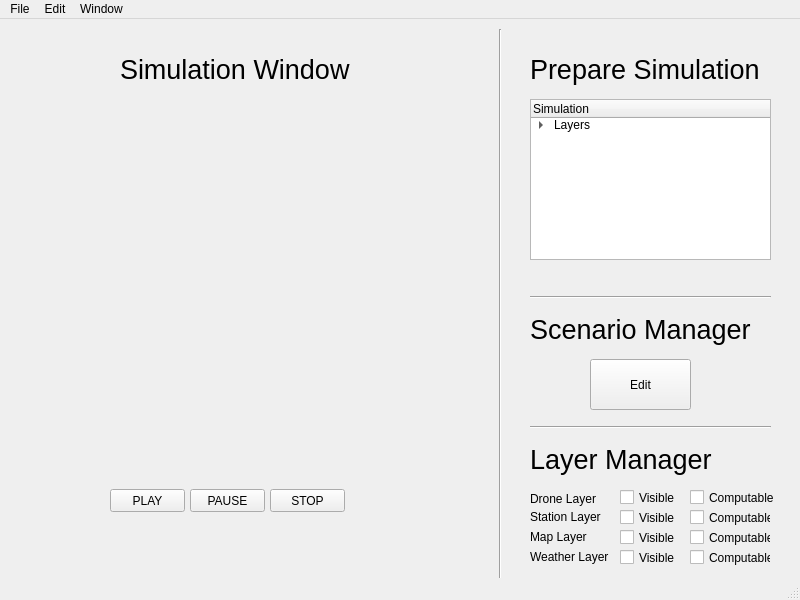
<?xml version="1.0" encoding="UTF-8"?>
<ui version="4.0">
 <class>MainWindow</class>
 <widget class="QMainWindow" name="MainWindow">
  <property name="geometry">
   <rect>
    <x>0</x>
    <y>0</y>
    <width>800</width>
    <height>600</height>
   </rect>
  </property>
  <property name="windowTitle">
   <string>MainWindow</string>
  </property>
  <property name="styleSheet">
   <string notr="true"/>
  </property>
  <widget class="QWidget" name="centralwidget">
   <widget class="Line" name="sep_col">
    <property name="geometry">
     <rect>
      <x>490</x>
      <y>10</y>
      <width>20</width>
      <height>551</height>
     </rect>
    </property>
    <property name="orientation">
     <enum>Qt::Vertical</enum>
    </property>
   </widget>
   <widget class="QLabel" name="layer_manager">
    <property name="geometry">
     <rect>
      <x>530</x>
      <y>410</y>
      <width>271</width>
      <height>61</height>
     </rect>
    </property>
    <property name="font">
     <font>
      <pointsize>20</pointsize>
     </font>
    </property>
    <property name="text">
     <string>Layer Manager</string>
    </property>
   </widget>
   <widget class="QCheckBox" name="drone_visible">
    <property name="geometry">
     <rect>
      <x>620</x>
      <y>470</y>
      <width>70</width>
      <height>17</height>
     </rect>
    </property>
    <property name="text">
     <string>Visible</string>
    </property>
   </widget>
   <widget class="QCheckBox" name="station_visible">
    <property name="geometry">
     <rect>
      <x>620</x>
      <y>490</y>
      <width>70</width>
      <height>17</height>
     </rect>
    </property>
    <property name="text">
     <string>Visible</string>
    </property>
   </widget>
   <widget class="QCheckBox" name="map_visible">
    <property name="geometry">
     <rect>
      <x>620</x>
      <y>510</y>
      <width>70</width>
      <height>17</height>
     </rect>
    </property>
    <property name="text">
     <string>Visible</string>
    </property>
   </widget>
   <widget class="QCheckBox" name="weather_visible">
    <property name="geometry">
     <rect>
      <x>620</x>
      <y>530</y>
      <width>70</width>
      <height>17</height>
     </rect>
    </property>
    <property name="text">
     <string>Visible</string>
    </property>
   </widget>
   <widget class="QCheckBox" name="drone_computable">
    <property name="geometry">
     <rect>
      <x>690</x>
      <y>470</y>
      <width>91</width>
      <height>17</height>
     </rect>
    </property>
    <property name="text">
     <string>Computable</string>
    </property>
   </widget>
   <widget class="QCheckBox" name="weather_computable">
    <property name="geometry">
     <rect>
      <x>690</x>
      <y>530</y>
      <width>81</width>
      <height>17</height>
     </rect>
    </property>
    <property name="text">
     <string>Computable</string>
    </property>
   </widget>
   <widget class="QCheckBox" name="map_computable">
    <property name="geometry">
     <rect>
      <x>690</x>
      <y>510</y>
      <width>81</width>
      <height>17</height>
     </rect>
    </property>
    <property name="text">
     <string>Computable</string>
    </property>
   </widget>
   <widget class="QCheckBox" name="station_computable">
    <property name="geometry">
     <rect>
      <x>690</x>
      <y>490</y>
      <width>81</width>
      <height>17</height>
     </rect>
    </property>
    <property name="text">
     <string>Computable</string>
    </property>
   </widget>
   <widget class="QLabel" name="label">
    <property name="geometry">
     <rect>
      <x>530</x>
      <y>470</y>
      <width>81</width>
      <height>20</height>
     </rect>
    </property>
    <property name="text">
     <string>Drone Layer</string>
    </property>
   </widget>
   <widget class="QLabel" name="label_2">
    <property name="geometry">
     <rect>
      <x>530</x>
      <y>490</y>
      <width>71</width>
      <height>16</height>
     </rect>
    </property>
    <property name="text">
     <string>Station Layer</string>
    </property>
   </widget>
   <widget class="QLabel" name="label_3">
    <property name="geometry">
     <rect>
      <x>530</x>
      <y>510</y>
      <width>61</width>
      <height>16</height>
     </rect>
    </property>
    <property name="text">
     <string>Map Layer</string>
    </property>
   </widget>
   <widget class="QLabel" name="label_4">
    <property name="geometry">
     <rect>
      <x>530</x>
      <y>530</y>
      <width>81</width>
      <height>16</height>
     </rect>
    </property>
    <property name="text">
     <string>Weather Layer</string>
    </property>
   </widget>
   <widget class="Line" name="sep_row">
    <property name="geometry">
     <rect>
      <x>530</x>
      <y>400</y>
      <width>241</width>
      <height>16</height>
     </rect>
    </property>
    <property name="orientation">
     <enum>Qt::Horizontal</enum>
    </property>
   </widget>
   <widget class="QLabel" name="scenario_manager">
    <property name="geometry">
     <rect>
      <x>530</x>
      <y>280</y>
      <width>271</width>
      <height>61</height>
     </rect>
    </property>
    <property name="font">
     <font>
      <pointsize>20</pointsize>
     </font>
    </property>
    <property name="text">
     <string>Scenario Manager</string>
    </property>
   </widget>
   <widget class="Line" name="sep_row_2">
    <property name="geometry">
     <rect>
      <x>530</x>
      <y>270</y>
      <width>241</width>
      <height>16</height>
     </rect>
    </property>
    <property name="orientation">
     <enum>Qt::Horizontal</enum>
    </property>
   </widget>
   <widget class="QPushButton" name="edit_scenario">
    <property name="geometry">
     <rect>
      <x>590</x>
      <y>340</y>
      <width>101</width>
      <height>51</height>
     </rect>
    </property>
    <property name="text">
     <string>Edit</string>
    </property>
   </widget>
   <widget class="QLabel" name="prepare_simulation">
    <property name="geometry">
     <rect>
      <x>530</x>
      <y>20</y>
      <width>271</width>
      <height>61</height>
     </rect>
    </property>
    <property name="font">
     <font>
      <pointsize>20</pointsize>
     </font>
    </property>
    <property name="text">
     <string>Prepare Simulation</string>
    </property>
   </widget>
   <widget class="QTreeWidget" name="treeWidget">
    <property name="geometry">
     <rect>
      <x>530</x>
      <y>80</y>
      <width>241</width>
      <height>161</height>
     </rect>
    </property>
    <column>
     <property name="text">
      <string>Simulation</string>
     </property>
    </column>
    <item>
     <property name="text">
      <string>Layers</string>
     </property>
     <item>
      <property name="text">
       <string>Drone Layer</string>
      </property>
     </item>
     <item>
      <property name="text">
       <string>Station Layer</string>
      </property>
     </item>
     <item>
      <property name="text">
       <string>Map Layer</string>
      </property>
     </item>
     <item>
      <property name="text">
       <string>Weather Layer</string>
      </property>
     </item>
    </item>
   </widget>
   <widget class="QLabel" name="simulation_window">
    <property name="geometry">
     <rect>
      <x>120</x>
      <y>20</y>
      <width>271</width>
      <height>61</height>
     </rect>
    </property>
    <property name="font">
     <font>
      <pointsize>20</pointsize>
     </font>
    </property>
    <property name="text">
     <string>Simulation Window</string>
    </property>
   </widget>
   <widget class="QPushButton" name="play">
    <property name="geometry">
     <rect>
      <x>110</x>
      <y>470</y>
      <width>75</width>
      <height>23</height>
     </rect>
    </property>
    <property name="text">
     <string>PLAY</string>
    </property>
   </widget>
   <widget class="QPushButton" name="pause">
    <property name="geometry">
     <rect>
      <x>190</x>
      <y>470</y>
      <width>75</width>
      <height>23</height>
     </rect>
    </property>
    <property name="text">
     <string>PAUSE</string>
    </property>
   </widget>
   <widget class="QPushButton" name="stop">
    <property name="geometry">
     <rect>
      <x>270</x>
      <y>470</y>
      <width>75</width>
      <height>23</height>
     </rect>
    </property>
    <property name="text">
     <string>STOP</string>
    </property>
   </widget>
  </widget>
  <widget class="QMenuBar" name="menubar">
   <property name="geometry">
    <rect>
     <x>0</x>
     <y>0</y>
     <width>800</width>
     <height>21</height>
    </rect>
   </property>
   <widget class="QMenu" name="menuFile">
    <property name="title">
     <string>File</string>
    </property>
    <widget class="QMenu" name="menuNew">
     <property name="title">
      <string>New</string>
     </property>
     <addaction name="actionSimulation"/>
    </widget>
    <addaction name="menuNew"/>
    <addaction name="actionSave"/>
    <addaction name="actionOpen"/>
   </widget>
   <widget class="QMenu" name="menuEdit">
    <property name="title">
     <string>Edit</string>
    </property>
   </widget>
   <widget class="QMenu" name="menuWindow">
    <property name="title">
     <string>Window</string>
    </property>
   </widget>
   <addaction name="menuFile"/>
   <addaction name="menuEdit"/>
   <addaction name="menuWindow"/>
  </widget>
  <widget class="QStatusBar" name="statusbar"/>
  <action name="actionSave">
   <property name="text">
    <string>Save</string>
   </property>
  </action>
  <action name="actionOpen">
   <property name="text">
    <string>Open</string>
   </property>
  </action>
  <action name="actionSimulation">
   <property name="text">
    <string>Simulation</string>
   </property>
  </action>
 </widget>
 <resources/>
 <connections/>
</ui>
